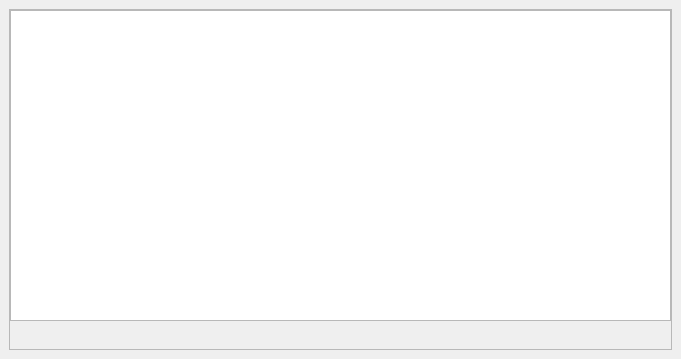
<?xml version="1.0" encoding="UTF-8"?>
<ui version="4.0">
 <class>AttributesEditorDockWidgetBase</class>
 <widget class="QDockWidget" name="AttributesEditorDockWidgetBase">
  <property name="geometry">
   <rect>
    <x>0</x>
    <y>0</y>
    <width>681</width>
    <height>359</height>
   </rect>
  </property>
  <property name="windowTitle">
   <string>Attributes Editor</string>
  </property>
  <widget class="QWidget" name="dockWidgetContents">
   <layout class="QGridLayout" name="gridLayout">
    <item row="0" column="0">
     <widget class="QScrollArea" name="scrollArea">
      <property name="widgetResizable">
       <bool>true</bool>
      </property>
      <widget class="QWidget" name="scrollAreaWidgetContents">
       <property name="geometry">
        <rect>
         <x>0</x>
         <y>0</y>
         <width>655</width>
         <height>311</height>
        </rect>
       </property>
       <widget class="QWidget" name="verticalLayoutWidget">
        <property name="geometry">
         <rect>
          <x>0</x>
          <y>0</y>
          <width>661</width>
          <height>311</height>
         </rect>
        </property>
        <layout class="QVBoxLayout" name="verticalLayout">
         <item>
          <widget class="QTableView" name="tableView"/>
         </item>
        </layout>
       </widget>
      </widget>
     </widget>
    </item>
   </layout>
  </widget>
 </widget>
 <resources/>
 <connections/>
</ui>
